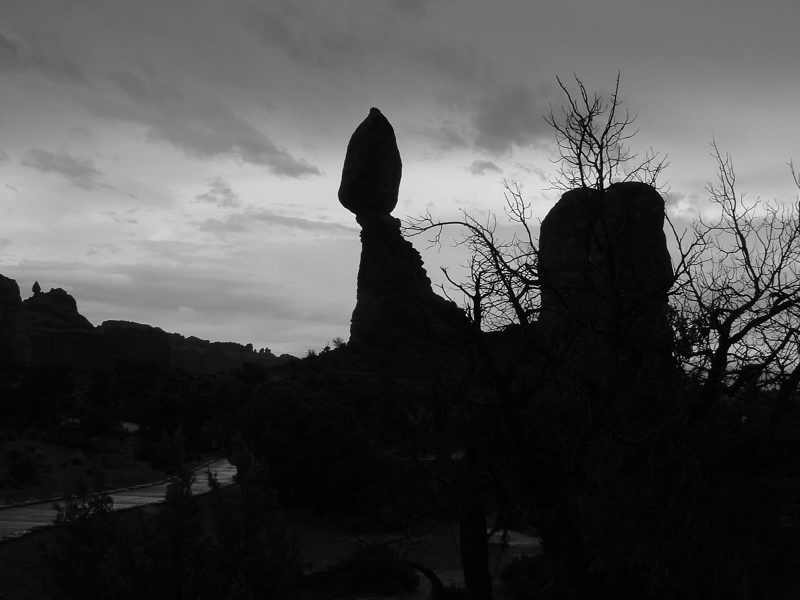
#> input picture s2/dark.png, 800 x 600 px; the run also reads 1 picture not shown here
$ jupyter execute sheet02.ipynb   (shell and % lines are left out)
#> lines starting #> are read from the running program, lines starting #| are printed output that depends on the picture
Osnabrück University - Computer Vision (Winter Term 2020/21) - Prof. Dr.-Ing. G. Heidemann, Ulf Krumnack, Axel Schaffland

# Exercise Sheet 02: Image Enhancement

## Introduction

This week's sheet should be solved and handed in before the end of **Saturday, November 14, 2020**. If you need help (and Google and other resources were not enough), feel free to contact your groups' designated tutor or whomever of us you run into first. Please upload your results to your group's Stud.IP folder.

## Assignment 0: Math recap (Euclidean Space) [0 Points]

This exercise is supposed to be very easy, does not give any points, and is voluntary.
There will be a similar exercise on every following sheet.
It is intended to revise some basic mathematical notions that are assumed throughout this class and to allow you to check if you are comfortable with them.
Usually you should have no problem to answer these questions offhand, but if you feel unsure, this is a good time to look them up again. You are always welcome to discuss questions with the tutors or in the practice session.
Also, if you have a (math) topic you would like to recap, please let us know.

**a)** What is a *Euclidean space*? What is the *Cartesian plane*? How are they usually denoted? How to write points in these spaces?

YOUR ANSWER HERE

**b)** What is the *norm* of a vector in a Euclidean space? How to *add* and *substract* two vectors? How is the *Euclidean distance* defined? Are there other ways to measure distances?

YOUR ANSWER HERE

**c)** What is the (standard) *scalar product* of two vectors? How is it related to the length and angle between these vectors? Name some use cases.

YOUR ANSWER HERE

## Assignment 1: Contrast enhancement [5 Points]

### a) Image Contrast

Describe the concept of contrast in your own words and introduce different ways to measure it. How can low contrast be caused and when is this a problem (and when not)? What can be done to improve contrast?

**Contrast** is the difference in color and light between parts of an image that makes objects distinguishable.
We discussed two measures of contrast in the lecture:
- **global contrast**: largest difference of gray values in the image
- **local contrast**: e.g. the avg gray value difference of neighboring pixels

Low contrast can be caused by underexposure, for example when taking images at dusk, and is often a problem because it can reduce the visibility of objects in the image.
On the other hand, if visibility is not the most important aspect and the focus is a more artistic one, low contrast is not necessarily a bad thing.

We discussed several approaches to improve contrast:
- maximizing global contrast
- improving local contrast (e.g. gamma correction)
- maximizing information content (histogram equalization)
- pseudo colors (three non-monotonic functions to map gray values to color channels)

### b) Histogram equalization and entropy

How does histogram equalization work? What is entropy and how is it related to histogram equalization? For your answer focus on the (conceptually simpler) continuous case.

Histogram equalization is basically maximizing the information content $I(e) = -log_n P(e)$ which is a definition that makes information a measurable quantity. It's based on the idea that an optimal image has maximum information content. Therefore, we maximize the entropy $E$ of the image's histogram. The entropy is just the average information content and is defined as
$E = - \sum_{i=1...N} P(e_i) \cdot log_2 P(e_i)$.

The entropy of the image is maximized if $P(g) = const$ for all $g = 0, ..., 255$.

To maximize the entropy, we need to apply a transfer function. For continuous histograms with unit norm, it's just $g'(g) = \int_{0...g} H(w) dw$.

### c) Discrete histogram equalization

What problems occur when considering discrete images (i.e. with discrete coordinates and a finite number of gray levels)? Explain the tables on the lecture slides (CV-04 slides 22/23).

The problem is that the transfer fuction $g'(g)$ from part (b) transforms $g$ to real values which need to be rounded.
We solve this problem by applying an adapted transfer function:
$g'(g) = \lceil N_g \cdot \sum_{w=0, ..., g} H(w) \rceil - 1$ where $N_g$ is the number of gray values
That approach of course causes the loss of some initial gray values.

## Assignment 2: Computing Contrast and Entropy [5 Points]

### a) Computing contrast

Provide functions to compute the local contrast, global contrast, and entropy of an image.

[cell 1]
import numpy as np
from imageio import imread
import matplotlib.pyplot as plt
plt.rcParams['image.cmap'] = 'gray'

def global_contrast(img, value_range=None):
    """
    Compute the global contrast for a given image.
    Args:
        img (ndarray): The grayscale image to compute the contrast for.
        value_range (tuple): The minimum and maximum values of the gray scale.

    Returns:
        contrast (float): The global contrast of the image.
    """

    # determine range: simplified, just checks for uint8
    if value_range is None:
        value_range = (0, 255) if img.dtype == np.uint8 else (0., 1.)

    # YOUR CODE HERE
    R = value_range[1] - value_range[0]
    return (np.max(img) - np.min(img)) / R

img = imread('dark.png')
#> img is the input picture: shape (600, 800); min 0, max 255, mean 74
plt.title("global contrast: {:.4f} (min={}, max={})".format(global_contrast(img), img.min(), img.max()))
plt.imshow(img, vmin=0, vmax=255)
plt.show()

plt.hist(img.flatten(), 256, (0, 255))
plt.title('histogram')
plt.show()
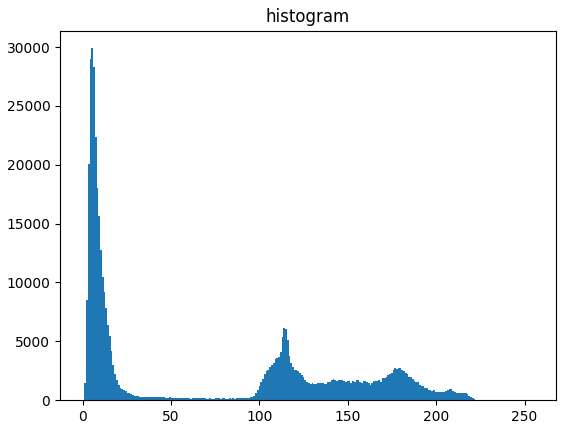
#> figure drawn by matplotlib, 1 panel; tallest bar 29901 high, from x = 4.98 to 5.98

[cell 2]
import numpy as np
import matplotlib.pyplot as plt
from imageio import imread

def local_contrast(img):
    """
    Compute the local contrast for a given image.
    Args:
        img (ndarray): The grayscale image to compute the contrast for.

    Returns:
        contrast (float): The local contrast of the image.
    """

    # YOUR CODE HERE
    padded_img = np.pad(img, pad_width=1, mode='reflect')

    s = 0
    for x in range(1, padded_img.shape[0] - 1):
        for y in range(1, padded_img.shape[1] - 1):
            nbr_sum = int(padded_img[x - 1][y]) + int(padded_img[x + 1][y]) + int(padded_img[x][y - 1]) + int(padded_img[x][y + 1])
            s += abs(int(padded_img[x][y]) - (nbr_sum / 4))
#> after the loop, s = 1382319.8
    return s / (img.shape[0] * img.shape[1])

img = imread('dark.png')
plt.title("Image local contrast: {:.4f}".format(local_contrast(img)))
plt.imshow(img, vmin=0, vmax=255)
plt.show()

[cell 3]
import numpy as np
import math
from imageio import imread

def entropy(img):
    """
    Compute the entropy for a given image.
    Args:
        img (ndarray): The grayscale image to compute the entropy for.

    Returns:
        img_entropy (float): The entropy of the image.
    """
    # YOUR CODE HERE
    hist = img.flatten()
    entropy = 0
    for i in range(256):
        counter = np.count_nonzero(hist == i)
        prob = counter / (img.shape[0] * img.shape[1])
        if prob > 0.0:
            entropy += prob * np.log2(prob)
#> this loop made 256 passes
#> (counter, prob, entropy) on passes 1 to 8: (53, 0.00011, -0.00145), (1479, 0.00308, -0.0272), (8516, 0.0177, -0.13), (20086, 0.0418, -0.322), (28973, 0.0604, -0.566), (29901, 0.0623, -0.816), (28286, 0.0589, -1.06), (22374, 0.0466, -1.26)
#> after the loop, entropy = -6.49
    return -entropy

img = imread('dark.png')
plt.title("Image Entropy value: {:.4f}".format(entropy(img)))
plt.imshow(img, vmin=0, vmax=255)
plt.show()

plt.hist(img.flatten(), 256, (0, 255))
plt.show()
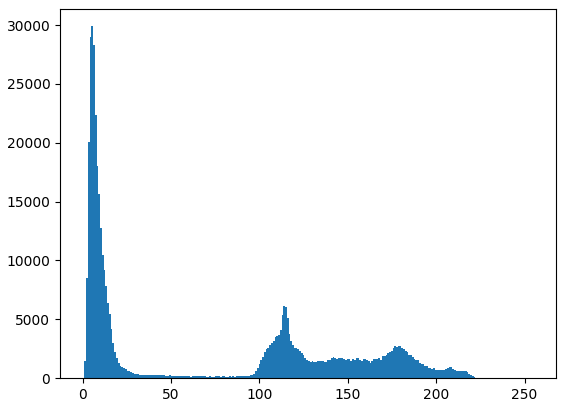
#> figure drawn by matplotlib, 1 panel; tallest bar 29901 high, from x = 4.98 to 5.98

### b) Example images

* construct an (artificial) image with high global contrast but low local contrast
* construct an (artificial) image with low global constrast but high local contrast
* construct an (artificial) image with maximal entropy but low local contrast

[cell 4]
import numpy as np
import matplotlib.pyplot as plt

def image_info(img):
    """ Displays an image, local and global contrast, and the entropy

    Args:
        img (ndarray): Image which is displayed and statics are computed for.

    """
    info = "global contrast: {:.4f}, local contrast: {:.4f}, entropy: {:.4f}"
    plt.title(info.format(global_contrast(img), local_contrast(img), entropy(img)))
    plt.imshow(img, vmin=0, vmax=255)
    plt.show()
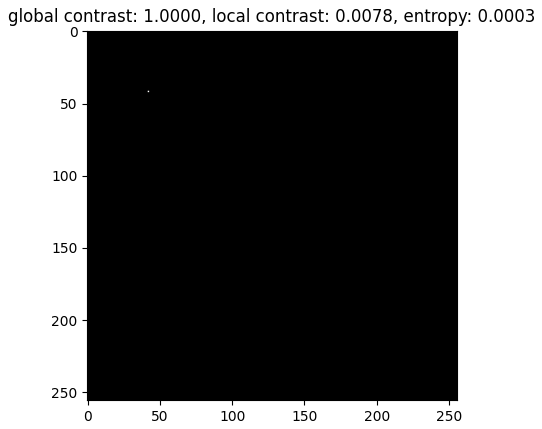
#> figure drawn by matplotlib, 1 panel


img1 = np.zeros((256, 256),np.uint8)
# YOUR CODE HERE
# high global, low local --> single white pixel
img1[42][42] = 255
image_info(img1)

img2 = np.zeros((256, 256),np.uint8)
# YOUR CODE HERE
# low global, high local --> chess board of slightly different dark values (low global contrast)
# half of the pixels have only 0 valued neighbors and the other half only neighbors of value 50 --> local contrast 25
for i in range(0, img2.shape[0], 2):
    for j in range(0, img2.shape[1], 2):
        img2[i][j] = 50
image_info(img2)
#> in image_info (call 2), `plt.show()`:
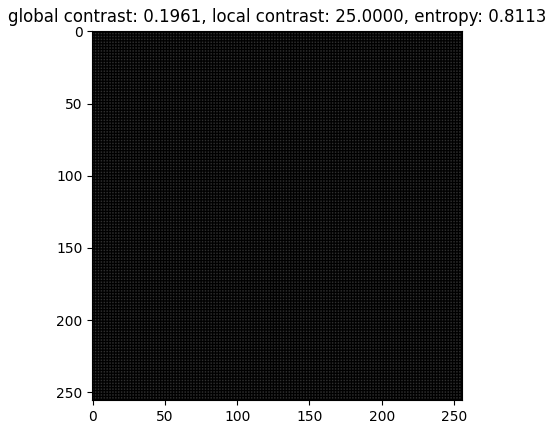
#> figure drawn by matplotlib, 1 panel


img3 = np.zeros((256, 256),np.uint8)
# YOUR CODE HERE
# maximum entropy but low local contrast: since we have 8 bit, 8 is the maximum entropy
# --> to reach that, we need to have randomly distributed values in [0, 255], but that would also
# lead to a quite high local contrast
# --> clusters of same values would reduce local contrast

# init img with -1 entries
for x in range(img3.shape[0]):
    for y in range(img3.shape[1]):
        img3[x][y] = -1

# create equally many pixels for each gray value --> max entropy
# close colors clustered --> low local contrast
gray = 0
for x in range(img3.shape[0]):
    for y in range(img3.shape[1]):
        img3[x][y] = gray
        if np.count_nonzero(img3 == gray) == (img3.shape[0] * img3.shape[1]) / 256:
            gray += 1
image_info(img3)
#> in image_info (call 3), `plt.show()`:
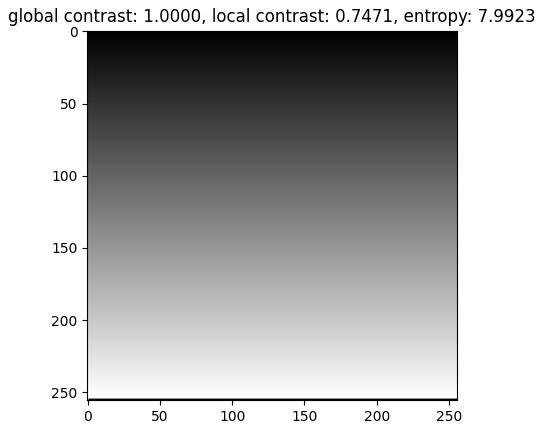
#> figure drawn by matplotlib, 1 panel

## Assignment 3: Adaptive Histogram Equalization (AHE) [5 Points]

We have uploaded the original article on Contrast Limited Adaptive Histogram Equalization to StudIP [Zuiderveld, 1994]. You may use it as a base to answer this exercise.

### a) Adaptive Histogram Equalization (AHE)

Describe in your own words the idea of AHE. Why was it introduced and what are its main drawbacks?

It's a contrast enhancement technique. Histogram equalization in its original form can lead to results that are worse than the original image which
motivated ideas for improved versions such as AHE. In AHE, the image gets divided into a grid of rectangular contextual regions in which the optimal contrast is computed. Therefore, in AHE we have one histogram for each contextual region and 'merge' them to a cumulative histogram.
A major drawback of the approach is that it tends to increase the visibility of noise.

### b) Contrast Limited Adaptive Histogram Equalization (CLAHE)

Describe in your own words the idea of CLAHE. Why was it introduced and how does it work?

CLAHE is a variant of AHE which works basically the same, but tackles the major drawback of AHE, which is the increased visibility of noise.
It does so by limiting the contrast enhancement specifically in homogeneous areas such as the sky.

### c) Computation of AHE

How can AHE be implemented efficiently? Explain how the interpolation scheme works, why it is a valid approximation, and why it improves the runtime? Can you think of another way to compute AHE efficiently?

AHE requires the computation of a different neighbourhood histogram and transformation function for each pixel in the image
which makes the method computationally expensive.
Interpolation allows a significant improvement in efficiency without compromising the quality of the result.

**Interpolation**:

The image is partitioned into equally sized rectangular tiles. A histogram, CDF and transformation function is then computed for each of the tiles.
The transformation functions are appropriate for the tile center pixels. All other pixels are transformed with up to four transformation functions of the tiles with center pixels closest to them, and are assigned interpolated values.

**Validity**: The interpolation coefficients reflect the location of pixels between the closest tile center pixels, so that the result is continuous as the pixel approaches a tile center.

This procedure reduces the number of transformation functions to be computed dramatically and only imposes the small additional cost of linear interpolation.

**Sliding Window Adaptive Histogram Equalization**:

An alternative to tiling the image is to "slide" the rectangle one pixel at a time, and only incrementally update the histogram for each pixel, by adding the new pixel row and subtracting the row left behind. The computational complexity of histogram calculation is then reduced from $O(n^2)$ to $O(n)$ (with $n$ = pixel width of the surrounding rectangle).

### d) Applying AHE and CLAHE

Lookup functions for computing HE, AHE and CLAHE in the module `skimage.exposure` and apply them to the image `canada.png`. Compare your results to the lecture slides (CV-04, slide 31).

[cell 5]
# YOUR CODE HERE
from imageio import imread
import matplotlib.pyplot as plt
from skimage import exposure

img = imread('canada.png', pilmode='L')
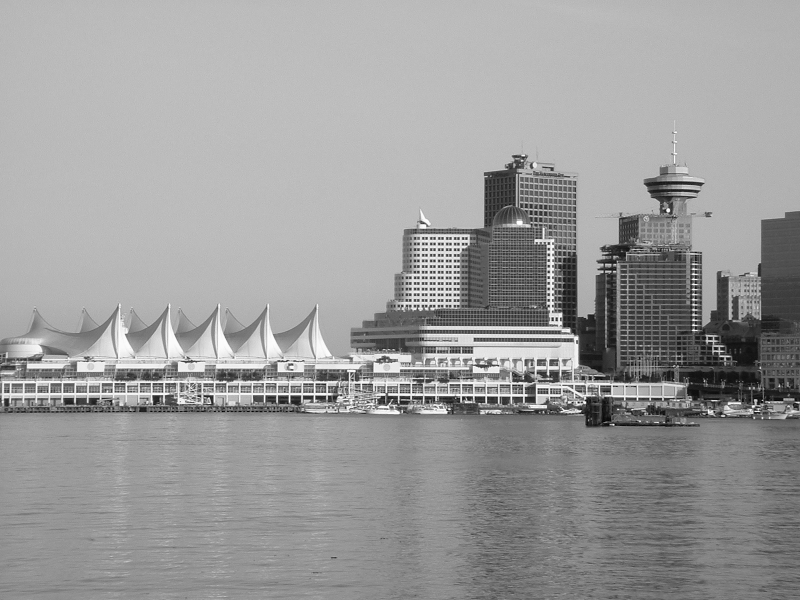
#> input picture s2/canada.png, 800 x 600 px
#> img is the input picture: shape (600, 800); min 0, max 255, mean 155.4

img_he = exposure.equalize_hist(img, nbins=256)
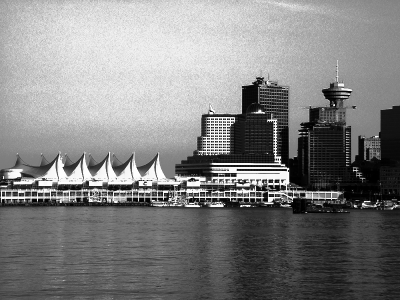
#> img_he: shape (600, 800) float64 (shown at 1/2 size); min 4.17e-06, max 1, mean 0.509
img_ahe = img # no function for AHE in exposure
img_clahe = exposure.equalize_adapthist(img, nbins=256)
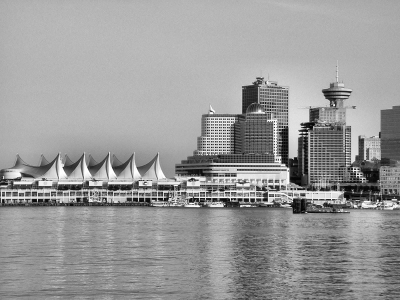
#> img_clahe: shape (600, 800) float64 (shown at 1/2 size); min 0, max 1, mean 0.605

plt.figure(figsize=(12, 15))
plt.subplot(4,2,1)
plt.title("Original Image")
plt.imshow(img)
plt.subplot(4,2,2)
plt.title("entropy={:.4f}".format(entropy(img)))
plt.hist(img.flatten(), 256, (0, 255))

plt.subplot(4,2,3)
plt.title("HE")
plt.imshow(img_he)
plt.subplot(4,2,4)
plt.title("entropy={:.4f}".format(entropy(img_he)))
plt.hist(img_he.flatten(), 256, (0, 1))

plt.subplot(4,2,5)
plt.title("AHE")
plt.imshow(img_ahe)
plt.subplot(4,2,6)
plt.title("entropy={:.4f}".format(entropy(img_ahe)))
plt.hist(img_ahe.flatten(), 256, (0, 1))

plt.subplot(4,2,7)
plt.title("CLAHE")
plt.imshow(img_clahe)
plt.subplot(4,2,8)
plt.title("entropy={:.4f}".format(entropy(img_clahe)))
plt.hist(img_clahe.flatten(), 256, (0, 1))

plt.show()
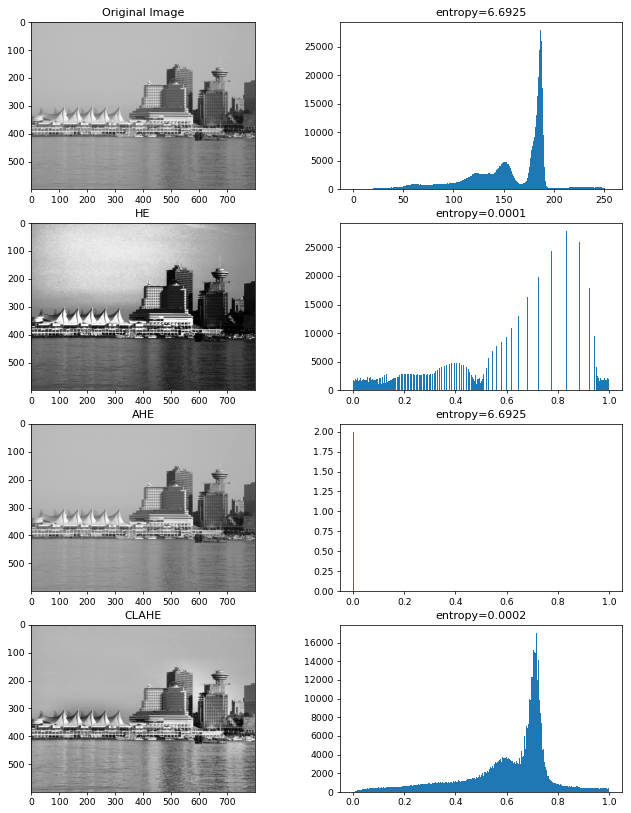
#> figure drawn by matplotlib, 8 panels; panel 2: tallest bar 27901 high, from x = 186.3 to 187.3; panel 4: tallest bar 27901 high, from x = 0.832 to 0.836; panel 6: tallest bar 2 high, from x = 0 to 0.00391; panel 8: tallest bar 17075 high, from x = 0.715 to 0.719

## Assignment 4: Colormaps[5 Points]

Colormaps can be used to map a grayscale image to a pseudo color image for contrast enhancment for human viewing. Three non-monotonic functions are applied to map a gray value to each of the three color channels of the output image.

### a) Describe the following three colormap classes in one sentence each:

* Sequential
* Diverging
* Qualitative

You may have a look at the matplotlib documentation.

**Sequential**
- classes are logically arranged from high to low (ordered data) and should be represented by sequential lightness steps (single hue)
- e.g. population densities are well represented by sequental color schemes

**Diverging**
- change in lightness and possibly saturation of two different colors that meet in the middle at an unsaturated color
- should be used when the information being plotted has a critical middle value, such as topography

**Qualitative**
- use differences in hue to represent nominal differences
- several colors
- represent data without ordering

For each of the above colormap classes give one example and display the red, green, and blue curves like on (CV-04, slide 35):

[cell 6]
import numpy as np
import matplotlib.pyplot as plt
import math

color = []

# The following is just for demonstration: replace and extend by your own examples
#color.append(np.asarray((lambda x: np.sin(x/256*2*np.pi)*128+128,
#              lambda x: (x//16) * 16,
#              lambda x: (2*x) % 256)))

# YOUR CODE HERE ##############################################

# define functions for red, green, and blue

# sequential
color.append(np.asarray((lambda x: x,
                         lambda x: 0 * x,
                         lambda x: 0 * x)))

# diverging
color.append(np.asarray((lambda x: 2 * x,
                         lambda x: x * 0 + 255,
                         lambda x: -2 * x + 510)))

# qualitative
color.append(np.asarray((lambda x: 128 * np.sin(np.pi * 0.005 * x),
                         lambda x: 128 * np.sin(2 * np.pi * 0.001 * x + 15),
                         lambda x: 128 * np.sin(4 * np.pi * 0.001 * x + 30))))

###############################################################
# 1D list of values 0 to 255
gray = np.arange(0,256)
# 2D --> 256 lists of 1D lists of 0 to 255
# --> the image basically, we need three of the grids for each of the 3 color channels
a = np.tile(np.arange(256),(256,1))

plt.figure(figsize=(12,12))
# iterating over the defined colormaps
for i in range(len(color)):

    # define subplot for colormap
    plt.subplot(1, len(color), i + 1)

    # display red, green, and blue functions in the image
    plt.plot(gray, color[i][0](gray), 'red')
    plt.plot(gray, color[i][1](gray), 'green')
    plt.plot(gray, color[i][2](gray), 'blue')

    # joins RGB for defined colormap --> RGB image
    plt.imshow(np.stack([color[i][0](a),color[i][1](a),color[i][2](a)],axis=2) / 256, origin='lower')
#> (the rest of the program and of its run is left out)
